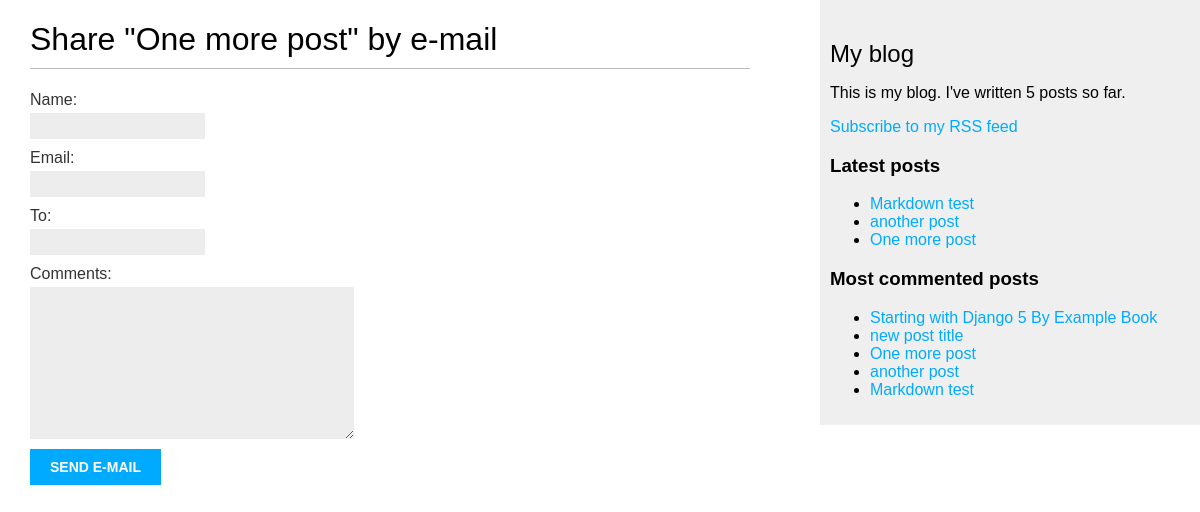
/blog/3/share/, run on the app's committed database.
### blog/models.py (models this page shows, shortened)
class Post(models.Model):
    class Status(models.TextChoices):
        DRAFT = 'DF', 'Draft'
        PUBLISHED = 'PB', 'Published'
    title = models.CharField(max_length=250)
    slug = models.SlugField(max_length=250, unique_for_date='publish')
    author = models.ForeignKey(
      settings.AUTH_USER_MODEL, # Use the user model defined in settings.py, which is usually the default User model
      on_delete=models.CASCADE, # If the user is deleted, all their posts will be deleted as well
      related_name='blog_posts', # Allows reverse access to posts from the user (user.blog_posts.all() to get all posts by a user
    )
    body = models.TextField()
    publish = models.DateTimeField(default=timezone.now) # Date when the post is published
    created = models.DateTimeField(auto_now_add=True) # auto add the field on creation
    updated = models.DateTimeField(auto_now=True) # auto update the field on every save
    status = models.CharField(
        max_length=2,
        choices=Status.choices,
        default=Status.DRAFT,
    )
    objects = models.Manager() # the default manager
    published = PublishedManager() # our custom manager
    tags = TaggableManager()
    class Meta:
        ordering = ['-publish'] # Reverse Posts order as the latest post should be first
        indexes = [ # Index for puplish field to speed up queries performance
            models.Index(fields=['-publish'])
        ]
    def get_absolute_url(self):
        return reverse("blog:post_detail", args=[
            self.publish.year,
            self.publish.month,
            self.publish.day,
            self.slug
        ])

### blog/views.py (the view)
# urls.py: path('<int:post_id>/share/', views.post_share, name='post_share'),
def post_share(request, post_id):
    post = get_object_or_404(
        Post,
        id=post_id,
        status=Post.Status.PUBLISHED
    )
    sent = False
    if request.method == 'POST':
        form  = EmailPostForm(request.POST)
        if form.is_valid():
            cd = form.cleaned_data
            post_url = request.build_absolute_uri(
                post.get_absolute_url()
            )
            subject = (
                f"{cd['name']} ({cd['email']}) "
                f"recommends you read {post.title}"
            )
            message = (
                f"Read {post.title} at {post_url}\n\n"
                f"{cd['name']}\'s comments: {cd['comments']}"
            )
            send_mail(
               subject=subject,
               message=message,
               from_email=None, # DEFAULT_FROM_EMAIL setting will be used for the sender
               recipient_list=[cd['to']]
            )
            sent = True
    else:
        form = EmailPostForm()
    return render(request, 'blog/post/share.html', {'post': post, 'form': form, 'sent': sent})

### blog/forms.py
class EmailPostForm(forms.Form):
    name = forms.CharField(max_length=25)
    email = forms.EmailField()
    to = forms.EmailField()
    comments = forms.CharField(
        required=False,
        widget=forms.Textarea
    )

### blog/models.py (called while the page is built)
    def get_queryset(self):
        return super().get_queryset().filter(status=Post.Status.PUBLISHED)

### blog/templatetags/blog_tags.py (called while the page is built)
@register.simple_tag
def total_posts():
    return Post.published.count()

@register.inclusion_tag('blog/post/latest_posts.html')
def show_latest_posts(count=5):
    latest_posts = Post.published.order_by('-publish')[:count]
    return {'latest_posts': latest_posts}

@register.simple_tag
def get_most_commented_posts(count=5):
    return Post.published.annotate(
      total_comments=Count('comments')
    ).order_by('-total_comments')[:count]

### blog/templates/blog/post/share.html (shortened to what this page needs)
{% extends 'blog/base.html' %}
{%block content%}
  {% if sent %}
    <h1>E-mail successfully sent</h1>
    <p>"{{post.title}}" was successfully sent to {{form.cleaned_data.to}} </p>
  {% else %}
    <h1>Share "{{post.title}}" by e-mail </h1>
    <form method='POST'>
      {{form.as_p}}
      <input type='submit' value='Send e-mail' />
    </form>
  {% endif %}
{%endblock%}

### blog/templates/blog/base.html (shortened to what this page needs)
{% load blog_tags %}
{% load static %}
<!DOCTYPE html>
<html lang="en">
<head>
  <link rel="stylesheet" href="{% static 'css/blog.css' %}">
</head>
<body>
  <div id="content">
    {% block content %}
    {% endblock %}
  </div>
  <div id="sidebar">
    <h2>My blog</h2>
    <p>This is my blog. I've written {% total_posts %} posts so far.</p>
    <p>
      <a href="{% url "blog:post_feed" %}">
        Subscribe to my RSS feed
      </a>
    </p>
    <h3>Latest posts</h3>
    {% show_latest_posts 3 %}
    <h3>Most commented posts</h3>
    {% get_most_commented_posts as most_commented_posts %}
    <ul>
      {% for post in most_commented_posts %}
        <li>
          <a href="{{post.get_absolute_url}}"> {{post.title}} </a>
        </li>
        {% endfor %}
    </ul>
  </div>
</body>
</html>

### blog/templates/blog/post/latest_posts.html
<ul>
  {% for post in latest_posts %}
    <li>
      <a href="{{ post.get_absolute_url }}">{{ post.title }}</a>
    </li>
  {% endfor %}
</ul>

### blog/static/css/blog.css (style rules this page uses)
body { margin:0; padding:0; font-family:helvetica, sans-serif; }
a { color:#00abff; text-decoration:none; }
h1 { font-weight:normal; border-bottom:1px solid #bbb; padding:0 0 10px 0; }
h2 { font-weight:normal; margin:30px 0 0; }
#content { float:left; width:60%; padding:0 0 0 30px; }
#sidebar { float:right; width:30%; padding:10px; background:#efefef; height:100%; }
label { float:left; clear:both; color:#333; margin-bottom:4px; }
input, textarea { clear:both; float:left; margin:0 0 10px; background:#ededed; border:0; padding:6px 10px; font-size:12px; }
input[type=submit] { font-weight:bold; background:#00abff; color:#fff; padding:10px 20px; font-size:14px; text-transform:uppercase; }

### data on the page
Post: title "One more post"
Post: title "Markdown test"
Post: title "another post"
Post: title "Starting with Django 5 By Example Book"
Post: title "new post title"
